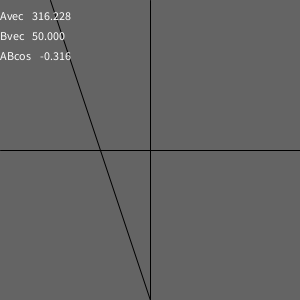
Frame 1 (no input)
Frame 60 (the mouse pressed at the canvas centre just before this capture): identical to frame 1, image omitted
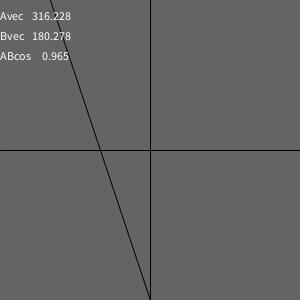
Frame 120 (the mouse held since frame 60 and released just before this capture)

The Processing sketch that drew these frames (run headless with seeded random() and noise(); from frame 60 on, the mouse is pressed at the canvas centre):

// Processing sketch: suisen_vec
// ── suisen_vec.pde
void setup(){
  size(300, 300);
}

float linX1 = 50;
float linY1 = 0;
float linX2 = 150;
float linY2 = 300;

float qx;
float qy;

float Avec;
float Avec(float linX1, float linY1, float linX2, float linY2){
  float PointX, PointY;
  float Avec;
  PointX = linX1 - linX2;
  PointY = linY1 - linY2;
  Avec = sqrt(PointX*PointX + PointY*PointY);
  return Avec;
}

float Bvec;
float Bvec(float qx, float qy, float linX1, float linY1){
  float PointX, PointY;
  float Bvec;
  PointX = linX1 - qx;
  PointY = linY1 - qy;
  Bvec = sqrt(PointX*PointX + PointY*PointY);
  return Bvec;
}

float ABcos;
float ABcos(float qx, float qy, float linX1, float linY1, float linX2, float linY2){
  float PointX1, PointY1;
  float PointX2, PointY2;
  float ab;//ue
  float AB;//sita
  PointX1 = linX1 - linX2;
  PointY1 = linY1 - linY2;
  PointX2 = linX1 - qx;
  PointY2 = linY1 - qy;
  ab = PointX1*PointX2 + PointY1*PointY2;
  AB = sqrt(PointX1*PointX1 + PointY1*PointY1)*sqrt(PointX2*PointX2 + PointY2*PointY2);
  ABcos = ab/AB;
  return ABcos;
}

void draw(){
  background(100);
  line(150, 0, 150, 300);
  line(0, 150, 300, 150);
  line(linX1, linY1, linX2, linY2);
  
  qx = mouseX;
  qy = mouseY;
  
  Avec = Avec(linX1, linY1, linX2, linY2);
  text("Avec", 0, 20); text(Avec, 30, 20);
  
  Bvec = Bvec(qx, qy, linX1, linY1);
  text("Bvec", 0, 40); text(Bvec, 30, 40);
  
  ABcos = ABcos(qx, qy, linX1, linY1, linX2, linY2);
  text("ABcos", 0, 60); text(ABcos, 40, 60);
}
